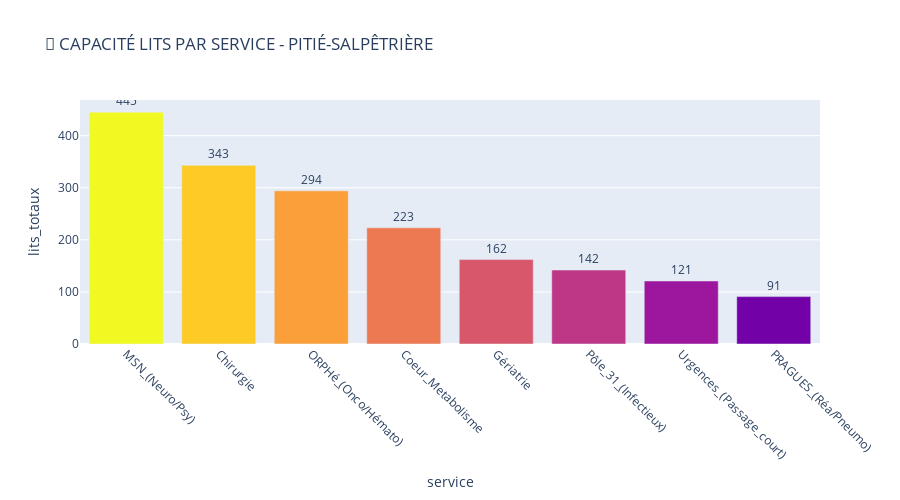

This figure's notebook cell:
### Code cell
import plotly.express as px
import plotly.graph_objects as go
from plotly.subplots import make_subplots
import pandas as pd
import numpy as np

# ===== 1. RÉPARTITION LITS PAR SERVICE (Hover interactif) =====
lits_service = df_lits.groupby('service')['lits_totaux'].first().sort_values(ascending=False).reset_index()

fig1 = px.bar(lits_service, x='service', y='lits_totaux', 
              title="CAPACITÉ LITS PAR SERVICE - PITIÉ-SALPÊTRIÈRE",
              text='lits_totaux', color='service',
              color_discrete_sequence=px.colors.sequential.Plasma_r)
fig1.update_traces(texttemplate='%{text:,}', textposition='outside')
fig1.update_layout(xaxis_tickangle=45, height=500, showlegend=False)
fig1.show()

### Figure 1 — Plotly figure (JSON) as saved in the notebook; plotly's stock layout.template omitted (floating-point values rounded to 4 significant figures)
{"data": [{"hovertemplate": "service=%{x}<br>lits_totaux=%{text}<extra></extra>", "legendgroup": "MSN_(Neuro/Psy)", "marker": {"color": "#f0f921", "pattern": {"shape": ""}}, "name": "MSN_(Neuro/Psy)", "orientation": "v", "showlegend": true, "text": [445.0], "textposition": "outside", "texttemplate": "%{text:,}", "type": "bar", "x": ["MSN_(Neuro/Psy)"], "xaxis": "x", "y": [445], "yaxis": "y"}, {"hovertemplate": "service=%{x}<br>lits_totaux=%{text}<extra></extra>", "legendgroup": "Chirurgie", "marker": {"color": "#fdca26", "pattern": {"shape": ""}}, "name": "Chirurgie", "orientation": "v", "showlegend": true, "text": [343.0], "textposition": "outside", "texttemplate": "%{text:,}", "type": "bar", "x": ["Chirurgie"], "xaxis": "x", "y": [343], "yaxis": "y"}, {"hovertemplate": "service=%{x}<br>lits_totaux=%{text}<extra></extra>", "legendgroup": "ORPHé_(Onco/Hémato)", "marker": {"color": "#fb9f3a", "pattern": {"shape": ""}}, "name": "ORPHé_(Onco/Hémato)", "orientation": "v", "showlegend": true, "text": [294.0], "textposition": "outside", "texttemplate": "%{text:,}", "type": "bar", "x": ["ORPHé_(Onco/Hémato)"], "xaxis": "x", "y": [294], "yaxis": "y"}, {"hovertemplate": "service=%{x}<br>lits_totaux=%{text}<extra></extra>", "legendgroup": "Coeur_Metabolisme", "marker": {"color": "#ed7953", "pattern": {"shape": ""}}, "name": "Coeur_Metabolisme", "orientation": "v", "showlegend": true, "text": [223.0], "textposition": "outside", "texttemplate": "%{text:,}", "type": "bar", "x": ["Coeur_Metabolisme"], "xaxis": "x", "y": [223], "yaxis": "y"}, {"hovertemplate": "service=%{x}<br>lits_totaux=%{text}<extra></extra>", "legendgroup": "Gériatrie", "marker": {"color": "#d8576b", "pattern": {"shape": ""}}, "name": "Gériatrie", "orientation": "v", "showlegend": true, "text": [162.0], "textposition": "outside", "texttemplate": "%{text:,}", "type": "bar", "x": ["Gériatrie"], "xaxis": "x", "y": [162], "yaxis": "y"}, {"hovertemplate": "service=%{x}<br>lits_totaux=%{text}<extra></extra>", "legendgroup": "Pôle_31_(Infectieux)", "marker": {"color": "#bd3786", "pattern": {"shape": ""}}, "name": "Pôle_31_(Infectieux)", "orientation": "v", "showlegend": true, "text": [142.0], "textposition": "outside", "texttemplate": "%{text:,}", "type": "bar", "x": ["Pôle_31_(Infectieux)"], "xaxis": "x", "y": [142], "yaxis": "y"}, {"hovertemplate": "service=%{x}<br>lits_totaux=%{text}<extra></extra>", "legendgroup": "Urgences_(Passage_court)", "marker": {"color": "#9c179e", "pattern": {"shape": ""}}, "name": "Urgences_(Passage_court)", "orientation": "v", "showlegend": true, "text": [121.0], "textposition": "outside", "texttemplate": "%{text:,}", "type": "bar", "x": ["Urgences_(Passage_court)"], "xaxis": "x", "y": [121], "yaxis": "y"}, {"hovertemplate": "service=%{x}<br>lits_totaux=%{text}<extra></extra>", "legendgroup": "PRAGUES_(Réa/Pneumo)", "marker": {"color": "#7201a8", "pattern": {"shape": ""}}, "name": "PRAGUES_(Réa/Pneumo)", "orientation": "v", "showlegend": true, "text": [91.0], "textposition": "outside", "texttemplate": "%{text:,}", "type": "bar", "x": ["PRAGUES_(Réa/Pneumo)"], "xaxis": "x", "y": [91], "yaxis": "y"}], "layout": {"barmode": "relative", "height": 500, "legend": {"title": {"text": "service"}, "tracegroupgap": 0}, "showlegend": false, "title": {"text": "🏥 CAPACITÉ LITS PAR SERVICE - PITIÉ-SALPÊTRIÈRE"}, "xaxis": {"anchor": "y", "categoryarray": ["MSN_(Neuro/Psy)", "Chirurgie", "ORPHé_(Onco/Hémato)", "Coeur_Metabolisme", "Gériatrie", "Pôle_31_(Infectieux)", "Urgences_(Passage_court)", "PRAGUES_(Réa/Pneumo)"], "categoryorder": "array", "domain": [0, 1], "tickangle": 45, "title": {"text": "service"}}, "yaxis": {"anchor": "x", "domain": [0, 1], "title": {"text": "lits_totaux"}}}}
